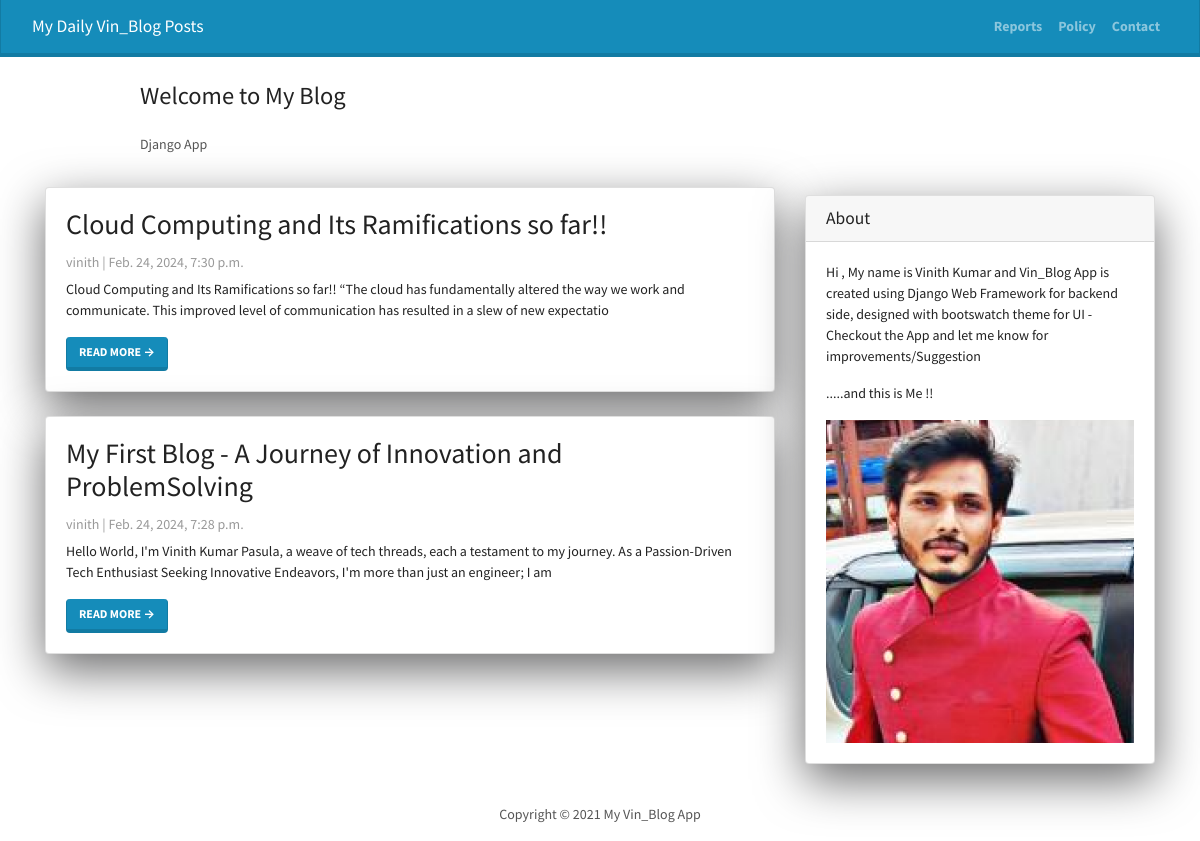
The page / on the database its author committed.
### BlogApp/models.py (models this page shows)
class Post(models.Model):
 title = models.CharField(max_length=200, unique=True)
 slug = models.SlugField(max_length=200, unique=True)
 author=models.ForeignKey(User, on_delete=models.CASCADE, related_name='blog_posts')
 created_on = models.DateTimeField(auto_now_add=True)
 updated_on = models.DateTimeField(auto_now=True)
 content=models.TextField()
 status = models.IntegerField(choices=STATUS,default=0)
 class Meta:
    ordering = ['-created_on']
 def __str__(self):
   return self.title

### BlogApp/views.py (the view)
# urls.py: path('',views.Postlist.as_view(),name="home"),
class Postlist(generic.ListView):
    queryset = Post.objects.filter(status=1).order_by('-created_on')
    template_name = 'index.html'
    context_object_name = 'post_list'  # Make sure this is set
    def get_queryset(self):
        queryset = super().get_queryset()
        print(queryset)
        return queryset

### BlogApp/templates/index.html (shortened to what this page needs)
{% extends "base.html" %}
{% block content %}
<header class="masthead">
  <div class="container">
    <div class="row">
      <div class=" col-md-8 col-md-10 mx-auto">
        <div class="site-heading">
          <h3 class=" site-heading my-4 mt-3 text-black"> Welcome to My Blog  </h3>
          <p class="text-dark">Django App</p>
        </div>
      </div>
    </div>
  </div>
</header>
<div class="container">
  <div class="row">
    <div class="col-md-8 mt-3 left">
      {% for post in post_list %}
      <div class="card mb-4">
        <div class="card-body">
          <h2 class="card-title">{{ post.title }}</h2>
          <p class="card-text text-muted h6">{{ post.author }} | {{ post.created_on}} </p>
          <p class="card-text">{{post.content|slice:":200"}}</p>
          <a href="{% url 'post_detail' post.slug  %}" class="btn btn-primary">Read More &rarr;</a>
        </div>
      </div>
      {% endfor %}
    </div>
    {% block sidebar %}
    {% include 'sidebar.html' %}
    {% endblock sidebar %}
  </div>
</div>
{%endblock%}

### BlogApp/templates/base.html (shortened to what this page needs)
<!DOCTYPE html>
<html>
<head>
  <link rel="stylesheet" href="https://stackpath.bootstrapcdn.com/bootswatch/4.5.2/lumen/bootstrap.min.css">
</head>
<body>
  <nav class="navbar navbar-expand-lg navbar-dark bg-primary" id="mainNav">
    <div class="container-fluid">
      <a class="navbar-brand" href="{% url 'home' %}">My Daily Vin_Blog Posts</a>
      <div class="collapse navbar-collapse" id="navbarResponsive">
        <ul class="navbar-nav ml-auto">
          <li class="nav-item text-black">
            <a class="nav-link text-black font-weight-bold" href="#">Reports</a>
          </li>
          <li class="nav-item text-black">
            <a class="nav-link text-black font-weight-bold" href="#">Policy</a>
          </li>
          <li class="nav-item text-black">
            <a class="nav-link text-black font-weight-bold" href="#">Contact</a>
          </li>
        </ul>
      </div>
    </div>
  </nav>
  {% block content %}{% endblock content %}
  <footer class="py-3 bg-grey">
    <p class="m-0 text-dark text-center ">Copyright &copy; 2021 My Vin_Blog App </p>
  </footer>
</body>
</html>

### BlogApp/templates/sidebar.html (shortened to what this page needs)
{% load static %}
{% block sidebar %}
<div class="col-md-4 float-right ">
  <div class="card my-4">
    <h5 class="card-header">About</h5>
    <div class="card-body">
      <p class="card-text"> Hi , My name is Vinith Kumar  and  Vin_Blog App is created using Django Web Framework for backend side, designed with bootswatch
        theme for UI - Checkout the App and let me know for improvements/Suggestion </p><p> .....and this is Me !!</p>
        <img src="{% static 'images/img12.png' %}" alt="Me" style="width: 100%; height: auto;">
    </div>
  </div>
</div>
{% endblock sidebar %}

### BlogApp/templates/sidebar.html (style rules this page uses)
.card { box-shadow: 0 16px 48px #6a6a6b; }

### rows shown on the page
Post: title "Cloud Computing and Its Ramifications so far!!", author "vinith", created_on "Feb. 24, 2024, 7:30 p.m.", content "Cloud Computing and Its Ramifications so far!! “The cloud has fundamentally altered the way we work and communicate. This improved level of communication has resulted in a slew of new expectatio"
Post: title "My First Blog - A Journey of Innovation and ProblemSolving", author "vinith", created_on "Feb. 24, 2024, 7:28 p.m.", content "Hello World, I'm Vinith Kumar Pasula, a weave of tech threads, each a testament to my journey. As a Passion-Driven Tech Enthusiast Seeking Innovative Endeavors, I'm more than just an engineer; I am"
